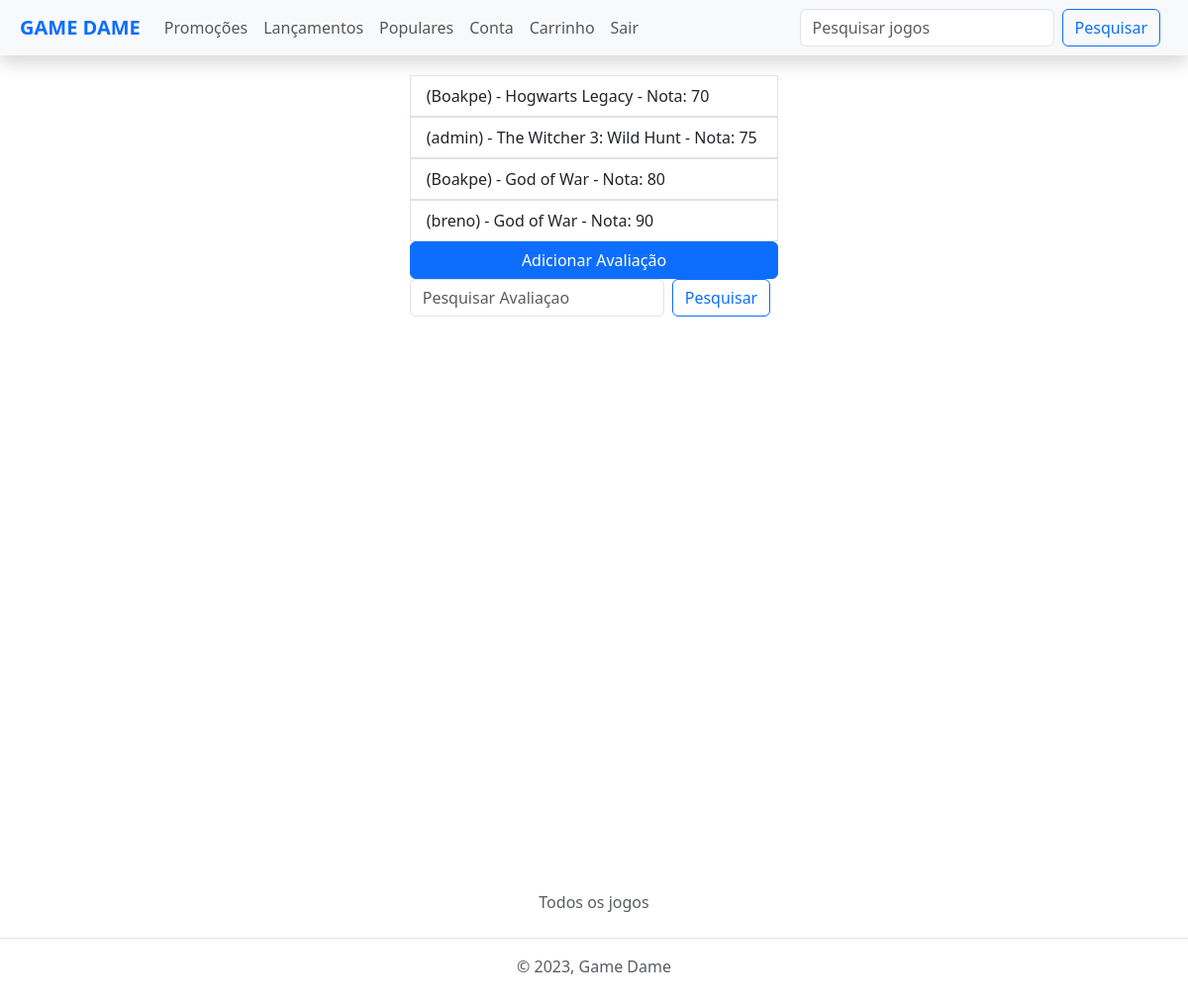
The app's page /ratingmenu/ (signed in) with its own data.
### games/models.py (models this page shows, shortened)
class Rating(models.Model):
    user = models.ForeignKey(get_user_model(), on_delete=models.CASCADE)
    game = models.ForeignKey(Game, on_delete=models.CASCADE)
    created_at = models.DateTimeField(auto_now_add=True)
    updated_at = models.DateTimeField(auto_now=True)
    rating = models.PositiveSmallIntegerField(default=0)

class Game(models.Model):
    title = models.CharField(max_length=100)
    description = models.TextField()
    price = models.DecimalField(max_digits=10, decimal_places=2)
    promotion = models.DecimalField(
        max_digits=5, decimal_places=2, null=True, blank=True)
    cover_image = models.ImageField(upload_to='static/images')
    created_at = models.DateTimeField(auto_now_add=True)
    updated_at = models.DateTimeField(auto_now=True)
    copies_sold = models.IntegerField(default=0)
    release_date = models.DateTimeField(null=True)

### games/views.py (the view)
# urls.py: path('ratingmenu/', views.rating_menu , name = "rating_menu"),
@login_required
def rating_menu(request):
    ratings = Rating.objects.all()
    return render(request, 'games/rating-menu.html', {'ratings': ratings})

### games/templates/games/rating-menu.html (shortened to what this page needs)
{% extends 'base.html' %}
{% block content %}
<div class="d-flex justify-content-center" style="height: 100vh;">
    <ul class="list-group">
        {% for rating in ratings %}
            <a href="/rating/{{rating.id}}" class="text-decoration-none">
                <li class="list-group-item">({{ rating.user.username }}) - {{ rating.game.title }} - Nota: {{ rating.rating }}</li>
            </a>
            {% empty %}
            <li class="list-group-item">Nenhum rating cadastrado.</li>
        {% endfor %}
        <a href = "/ratingmenu/add/" class="btn btn-primary">Adicionar Avaliação</a>
        <form class="d-flex" role="search" method="GET" id="search_rating_form" action="{% url 'search-rating-item' %}">
            <input class="form-control me-2" type="text" id="search_rating" name="search_rating" placeholder="Pesquisar Avaliaçao">
            <button class="btn btn-outline-primary me-2" type="submit">Pesquisar</button>
        </form>
    </ul>
</div>
{% endblock %}

### records on screen
Rating: user.username "Boakpe", game "Hogwarts Legacy", rating "70"
Rating: user.username "admin", game "The Witcher 3: Wild Hunt", rating "75"
Rating: user.username "Boakpe", game "God of War", rating "80"
Rating: user.username "breno", game "God of War", rating "90"
